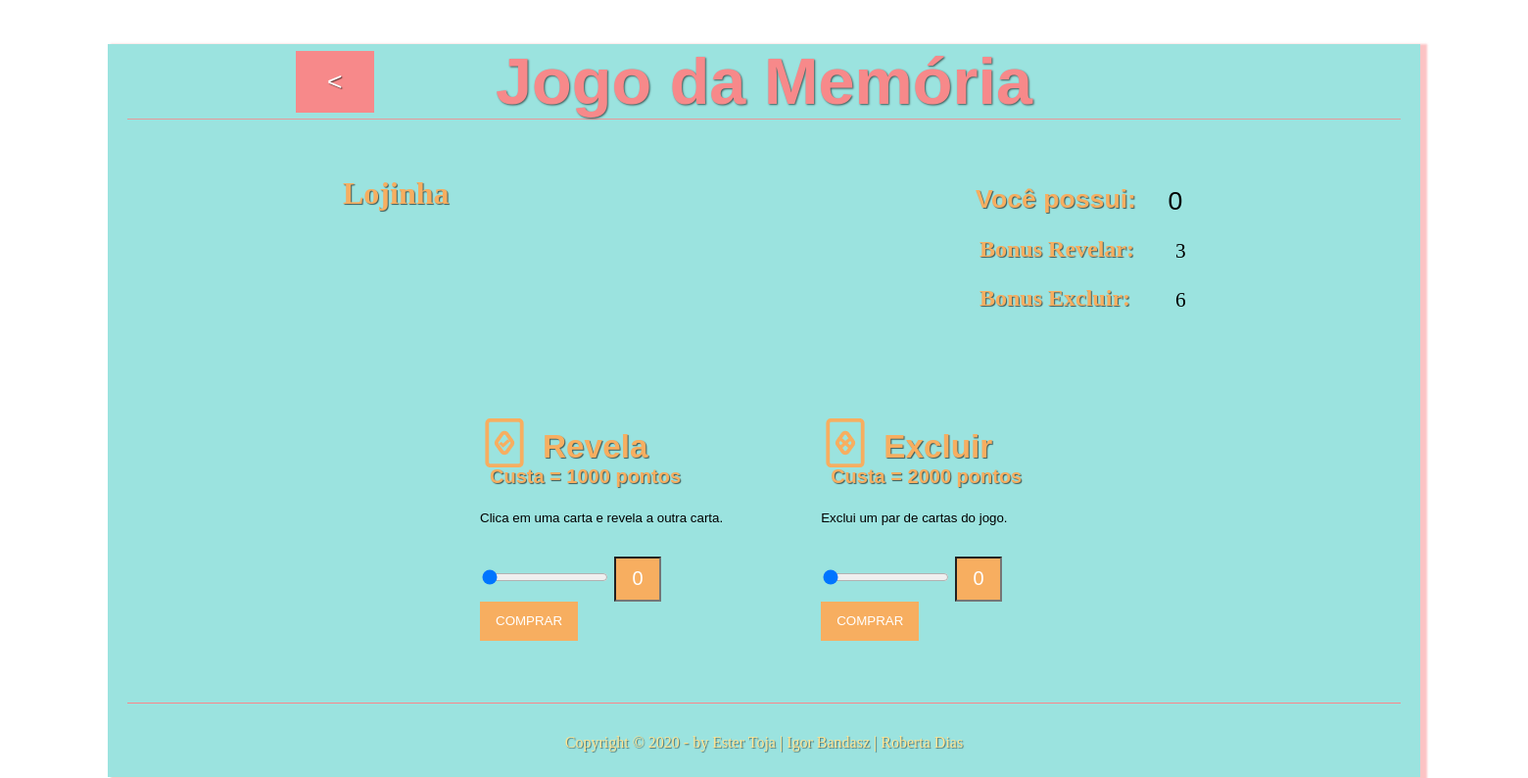
Page /lojinha.php (signed in) on the committed database.
### tables this page shows
CREATE TABLE `usuarios` (
  `idusuario` int(11) NOT NULL AUTO_INCREMENT,
  `nome` varchar(25) NOT NULL,
  `senha` varchar(32) NOT NULL,
  `dinheiro` double NOT NULL DEFAULT '0',
  `idtema` int(11) NOT NULL DEFAULT '1',
  `bonusexcluir` int(11) NOT NULL DEFAULT '0',
  `bonusrevelar` int(11) NOT NULL DEFAULT '0',
  `rec_iniciante` int(11) NOT NULL DEFAULT '0',
  `rec_moderado` int(11) NOT NULL DEFAULT '0',
  `rec_intermediario` int(11) NOT NULL DEFAULT '0',
  `rec_avancado` int(11) NOT NULL DEFAULT '0',
  `rec_mestre` int(11) NOT NULL DEFAULT '0',
  PRIMARY KEY (`idusuario`),
  UNIQUE KEY `nome` (`nome`),
  UNIQUE KEY `senha` (`senha`),
  UNIQUE KEY `senha_2` (`senha`),
  KEY `idtema` (`idtema`),
  CONSTRAINT `usuarios_ibfk_2` FOREIGN KEY (`idtema`) REFERENCES `temas` (`idtema`)
);

### conexao.php (called while the page is built, shortened)
<?php
function selectUm($conexao,$query){
    $result=$conexao->query($query);
    $row=$result->fetch_row();
    $resposta=$row[0];
    return $resposta;
}

### lojinha.php (the view, shortened to what this page needs)
<?php
include('conexao.php');
$usuario=$_SESSION['usuario'];
$query="SELECT bonusrevelar from usuarios where nome='$usuario'";
$bonus_revelar=selectUm($conexao,$query);
$query="SELECT bonusexcluir from usuarios where nome='$usuario'";
$bonus_excluir=selectUm($conexao,$query);
$query="SELECT dinheiro from usuarios where nome='$usuario'";
$dinheiro_banco=selectUm($conexao,$query);
?>
<!DOCTYPE html>
<html lang="pt-br">
    <head>
        <link rel ="stylesheet" type="text/css" href = "_css/lojinha.css"/>
    </head>
    <body>
        <div id="interface">
            <header>
                <h1 id = "cabecalho" >Jogo da Memória</h1>
                <a href="menu.php">
                <input type="button" id= "voltar" name="botao" value= "<">
                </a>
            </header>
            <header id="cabecalho-lojinha">
                <h1> Lojinha </h1>
                <h2> Você possui: </h2>
                <p id="qtd-dinheiro"><?php echo $dinheiro_banco;?></p>
            </header>
            <section id="bonus">
                <h2 id="revelar">Bonus Revelar: </h2>
                <p id="revelar"><?php echo $bonus_revelar; ?></p>
                <h2 id="excluir">Bonus Excluir: </h2>
                <p id="excluir"><?php echo $bonus_excluir; ?></p>
            </section>
           <section  class="opcao">
                <form class="formulario" action="comprar1.php" method="POST">
                    <img src="_imagens/beneficio-tempo.png"/>
                    <h2 class="text"> Revela  </h2> <br/>
                    <h3 class="valor"> Custa = 1000 pontos </h3> <br/>
                    <p class="descricao"> Clica em uma carta e revela a outra carta. </p><br/>
                    <input type="range" name="vol" value="0" min="0" max="10" oninput="display.value=value" onchange="display.value=value">
                    <input type="text" id="display" class="display" value="0" readonly>
                    <button class="buttom" value="comprar">COMPRAR</button>
                </form>
                <form  class="formulario" action="comprar2.php" method="POST">
                    <img src="_imagens/beneficio-exclui.png"/>
                    <h2 class="text"> Excluir  </h2> <br/>
                    <h3 class="valor"> Custa = 2000 pontos </h3> <br/>
                    <p class="descricao"> Exclui um par de cartas do jogo. </p><br/>
                    <input type="range" name="vol" value="0" min="0" max="10"     oninput="display.value=value" onchange="display.value=value">
                    <input type="text" id="display" class="display" value="0" readonly>
                    <button class="buttom" value="comprar">COMPRAR</button>
                </form>
            </section>
            <footer id ="rodape">
                <p> Copyright &copy; 2020 - by <a href="https://www.linkedin.com/in/ester-toja-692a6566/"    target="_blank"> Ester Toja </a>|
                                               <a href="https://www.linkedin.com/in/igor-bandasz-864410167/" target="_blank"> Igor Bandasz </a>|
                                               <a href="https://www.linkedin.com/in/roberta-dias-182797140/" target="_blank">Roberta Dias</a> </p>
            </footer>
        </div>
    </body>
</html>

### _css/lojinha.css (style rules this page uses)
div#interface { width: 1300px; background-color:#9be3df; margin: 0px auto 0px auto; box-shadow: 5px 2px 2px 2px rgba(250,135,138, 0.5); padding: 0px 20px 10px 20px; }
header h1#cabecalho { font-family: Britannic, sans-serif; font-size: 50pt; color: #f7898a; text-shadow: 1px 1px 2px rgba(0,0,0,0.6); text-align: center; border-bottom: 1px solid rgba(250,135,138, 0.8); }
header input#voltar { font-family: Arial; font-size: 20pt; color:#f7ae60; text-shadow: 1px 1px 1px rgba(0,0,0,0.6); }
header a input#voltar { display: inline-block; outline: none; background-size: 70px 70px; margin-bottom: 20px; background-color: #f7898a; border: none; color: white; padding: 16px 32px; text-decoration: none; margin: 4px 2px; cursor: pointer; position: relative; top: -118px; left: 170px; }
header#cabecalho-lojinha h1 { display: block; font-family: Arial, 35pt; color:#f7ae60; text-shadow: 1px 1px 1px rgba(0,0,0,0.6); padding-left: 220px; position: relative; top: -80px; }
header#cabecalho-lojinha h2 { display: block; font-family: Arial; font-size: 20pt; color: #f7ae60; text-shadow: 1px 1px 1px rgba(0,0,0,0.6); text-align: right; position: relative; left:-270px; top: -130px; }
header#cabecalho-lojinha p#qtd-dinheiro { display: block; font-family: Arial; font-size: 20pt; text-align: center; width: 100px; height: 35px; float: right; position: relative; left: -180px; top: -156pt; }
section#bonus h2#revelar { color: #f7ae60; text-shadow: 1px 1px 1px rgba(0,0,0,0.6); position: relative; left: 870px; top: -130px; }
section#bonus h2#excluir { color: #f7ae60; text-shadow: 1px 1px 1px rgba(0,0,0,0.6); position: relative; left: 870px; top: -175px; }
section#bonus p#revelar { position: relative; left: 1070px; top: -175px; font-size: 16pt; }
section#bonus p#excluir { position: relative; left: 1070px; top: -220px; font-size: 16pt; }
.opcao { display: flex; margin: 0 auto; padding: 0 20%; position: relative; top: -100pt; }
.formulario { margin-left: 100px; margin-bottom: -70px; }
.text { display: inline; font-family: Arial; font-size: 25pt; color:#f7ae60; text-shadow: 1px 1px 1px rgba(0,0,0,0.6); padding-left: 10px; position: relative; top: -10px; }
.descricao { font-family: Arial; font-size: 10pt; }
.valor { display: inline; font-family: Arial; font-size: 15pt; color:#f7ae60; text-shadow: 1px 1px 1px rgba(0,0,0,0.6); padding-left: 10px; position: relative; top: -10px; }
.display { background-color:#f7ae60; width: 40px; height: 40px; top:5px; font-family: Arial; font-size: 15pt; color: white; text-align: center; }
.buttom { background-color: #f7ae60; border: none; color: white; text-decoration: none; padding: 8px 16px; text-align: center; position: relative; width: 100px; height: 40px; }
footer#rodape { clear:both; border-top: 1px solid #fa878a; padding-top: 15px; }
footer#rodape p { text-align : center; color: #ffe493; text-shadow: 1px 1px 1px rgba(0,0,0,0.5); }
footer#rodape a { text-align : center; color: #ffe493; text-decoration: none; }

### rows in the picture
usuarios: dinheiro "0", bonusrevelar "3", bonusexcluir "6"
